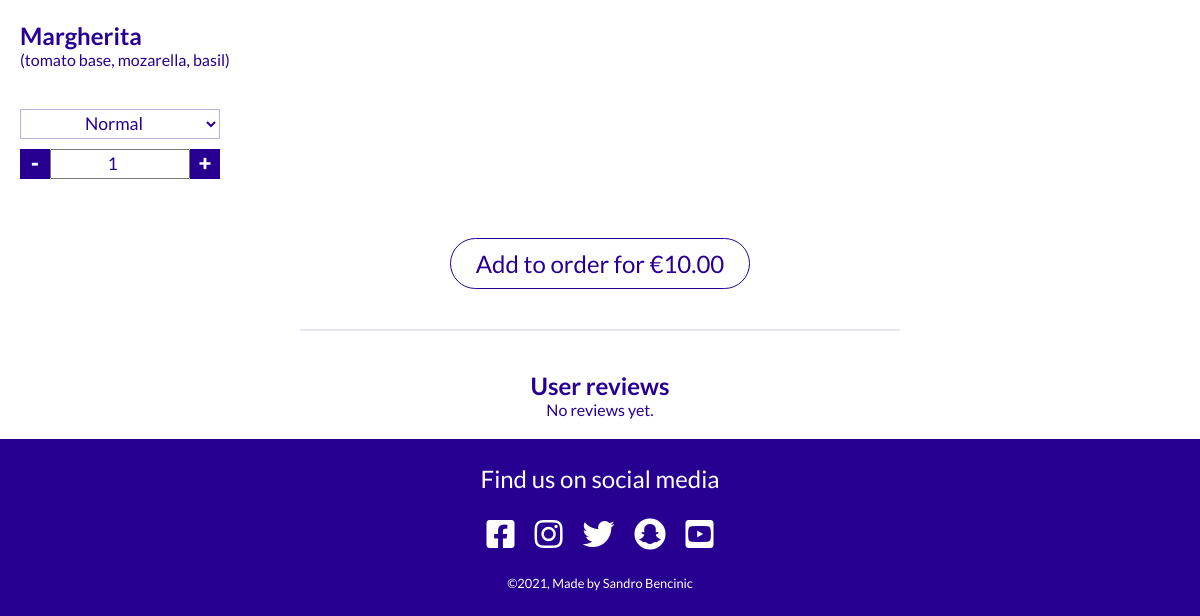
Before: /product/item/1 (lower part) with the older database file.
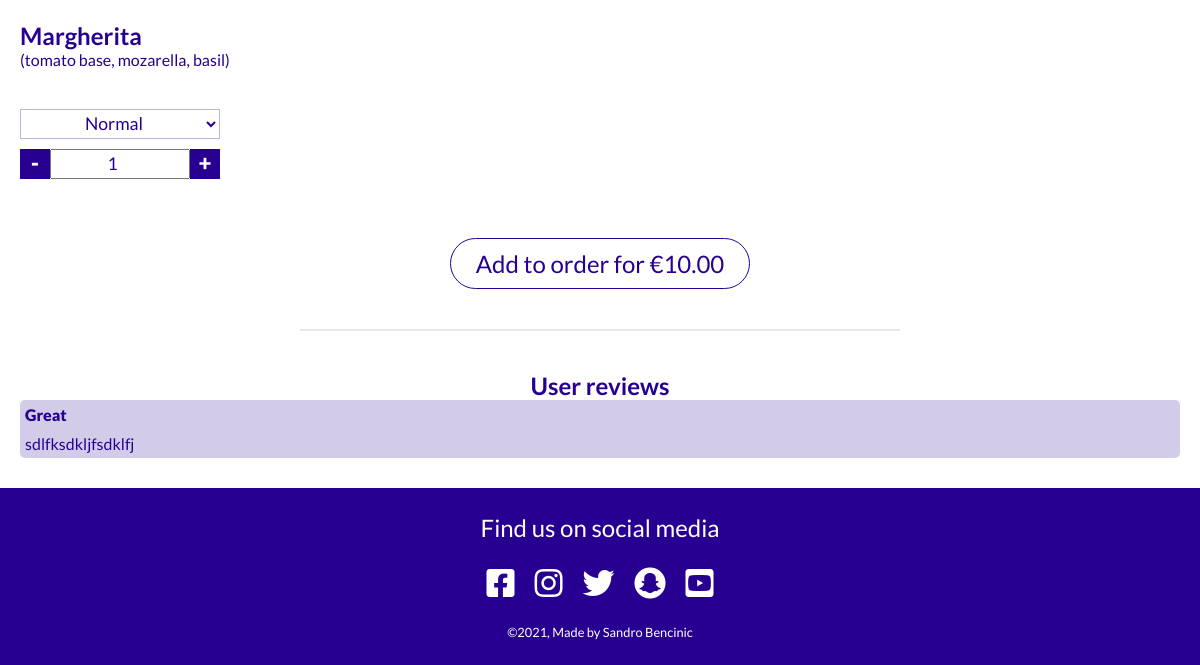
After: the same page with the newer database file.
### product/models.py (models this page shows, shortened)
class Review(models.Model):
    user_profile = models.ForeignKey(User, on_delete=models.CASCADE)
    item = models.ForeignKey(Item, on_delete=models.CASCADE)
    title = models.CharField(max_length=50)
    content = models.TextField()

### product/views.py (the view)
# urls.py: path('item/<item_id>', item, name='item'),
def item(request, item_id):
    context = {
        'item': Item.objects.get(id=item_id),
        'reviews': Review.objects.all(),
        'show_bag': True
    }
    return render(request, 'product/item.html', context)

### order/contexts.py (called while the page is built, shortened)
def contexts(request):
    bag_items = []
    grand_total = 0
    if request.user.is_authenticated:
        delivery_fee = 0
    else:
        delivery_fee = 2
    grand_total += delivery_fee
    order_time = None
    bag = request.session.get('bag', {})
    context = {
        'bag_items': bag_items,
        'grand_total': grand_total,
        'order_time': order_time,
        'delivery_fee': delivery_fee,
    }
    return context

### product/templates/product/item.html (shortened to what this page needs)
{% extends 'base.html' %}
{% load static %}
{% block content %}
    <div class="item">
        <h2 class="item__title">{{ item.name }}</h2>
        <p class="item__description">{{ item.ingredients }}</p>
        <form action="{% url 'add_item' item.id %}" method="post" class="item__form">
            <select id="item-size" name="size">
                <option value="normal" selected>Normal</option>
            </select>
            <div class="item__quantity">
                <div class="item__minus">-</div>
                <input type="number" name="quantity" id="item-quantity" min="1" value="1" >
                <div class="item__plus">+</div>
            </div>
            <div class="center">
                <button class="btn btn--item" type="submit">
                    Add to order for €<span id="item-price">{{ item.price }}</span>
                </button>
            </div>
        </form>
        <hr class="hr-index">
        <div class="comment">
            <h2 class="comment__title">User reviews</h2>
            {% if reviews %}
                {% for review in reviews %}
                <div class="comment-single">
                    <div class="comment-single__title">
                        <p>{{ review.title }}</p>
                    </div>
                    <div class="comment-single__text">{{ review.content }}
                    </div>
                </div>
                {% endfor %}
            {% else %}
            <p style="text-align: center;">No reviews yet.</p>
            {% endif %}
        </div>
    </div>
{% endblock content %}

Changed rows visible on the page:
added Review: title "Great", content "sdlfksdkljfsdklfj"
Other visible differences:
text no longer shown: "No reviews yet."
